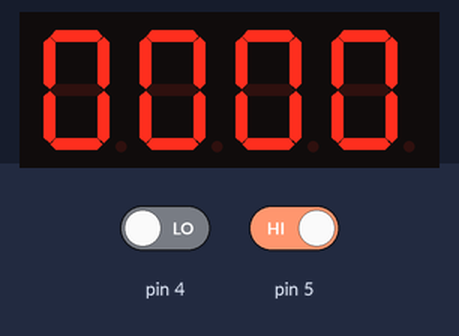
A sketch run on a simulated Arduino Uno, built with avr-gcc and run on an emulated ATmega328P. Shown: 4-digit seven-segment display. The test bench sets the inputs (shaded band); at power-on: pin 4 LOW, pin 5 HIGH.

Above: at 1.2 s.
1.3 s: pin 4 driven HIGH
At 3.59 s:
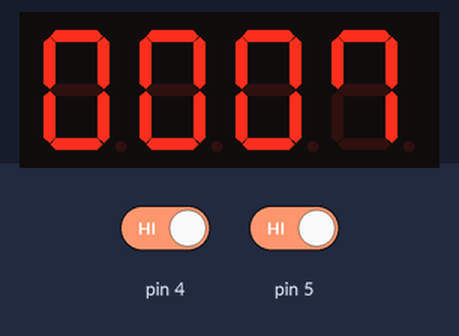
4.3 s: pin 5 driven LOW
At 4.42 s:
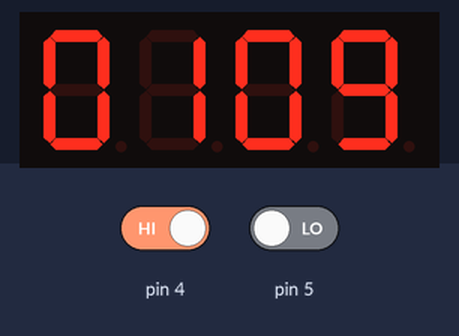
5.8 s: pin 4 driven LOW
At 7.0 s:
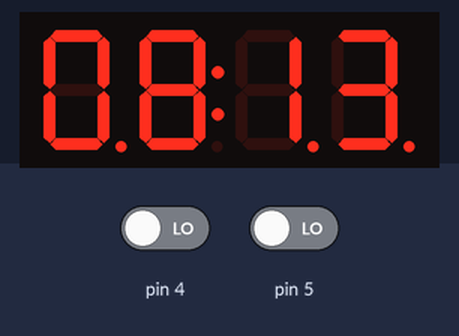
7.6 s: pin 5 driven HIGH
10.6 s: pin 4 driven HIGH
At 11.52 s:
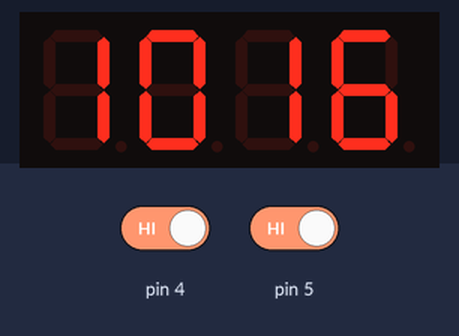
12.1 s: pin 5 driven LOW
At 12.61 s:
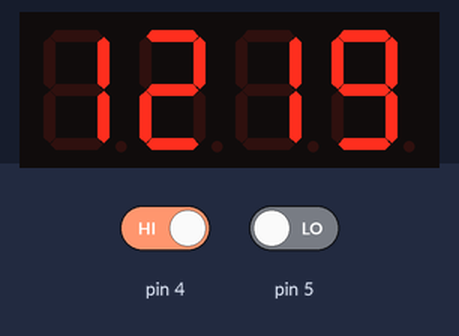
Timing chart, 0 to 14.6 s (numbered marks = the images above; inputs shaded):
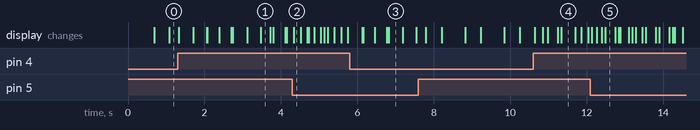

The sketch:

LED_clock_v2.ino
```cpp
#include <Arduino.h>
#include <TM1637Display.h>

int t_hour, t_min, t_sec, millisNow, millisPrev;
int minCounterPrev, hourCounterPrev;
bool canAdjMin, canAdjHour, dotisOn;
TM1637Display tm1637(3,2);
uint8_t data[] = { 0xff, 0xff, 0xff, 0xff };
uint8_t nums[] = { 0x3f, 0x06, 0x5b, 0x4f, 0x66, 0x6d, 0x7d, 0x27, 0x7f, 0x6f };

void setup() {
  // put your setup code here, to run once:
  pinMode(4,INPUT);
  pinMode(5,INPUT);
  t_hour = 0;
  t_min = 0;
  t_sec = 0;
  dotisOn = false;
  tm1637.setBrightness(0xff);
  setTime();
  millisNow = millis();
  millisPrev = millis();
  canAdjMin = true;
  canAdjHour = true;
}

void loop() {
  // put your main code here, to run repeatedly:
  tm1637.setSegments(data);
  //tm1637.dot = 1;
  if(digitalRead(4)==HIGH&&canAdjMin)
    addTime(false);
  else if(digitalRead(5)==LOW&&canAdjHour)
    addTime(true);
  millisNow = millis();
  if(millisNow - minCounterPrev >= 300)
    canAdjMin = true;
  if(millisNow - hourCounterPrev >= 300)
    canAdjHour = true;
  if(millisNow-millisPrev>=1000)
    tickTime();
  else if(millisNow-millisPrev>=600)
    dotisOn = true;
  setTime();
  delay(2);
}

void setTime() {
  int digit[] = {t_hour/10, t_hour%10, t_min/10, t_min%10};
  for(int i=0; i<4; i++) {
    if(dotisOn)
      data[i] = nums[digit[i]] + 0x80;
    else
      data[i] = nums[digit[i]];
  }
  tm1637.setSegments(data);
}

void addTime(bool isHour) {
  if(isHour) {
    canAdjHour=false;
    hourCounterPrev = millis();
    t_hour++;
    t_hour = t_hour%24;
  }
  else {
    canAdjMin=false;
    minCounterPrev = millis();
    t_min++;
    t_hour += t_min/60;
    t_min = t_min%60;
    t_hour = t_hour%24;
  }
}

void tickTime() {
  dotisOn = false;
  millisPrev = millisNow;
  t_sec++;
  t_min+=t_sec/60;
  t_hour+=t_min/60;
  t_sec = t_sec%60;
  t_min=t_min%60;
  t_hour=t_hour%24;
}
```

Measured:
- after the input at 1.3 s, the display: first changes at once (image 1 shows a later state)
- after the input at 10.6 s, the display: first changes after 0.05 s (image 4 shows a later state)
